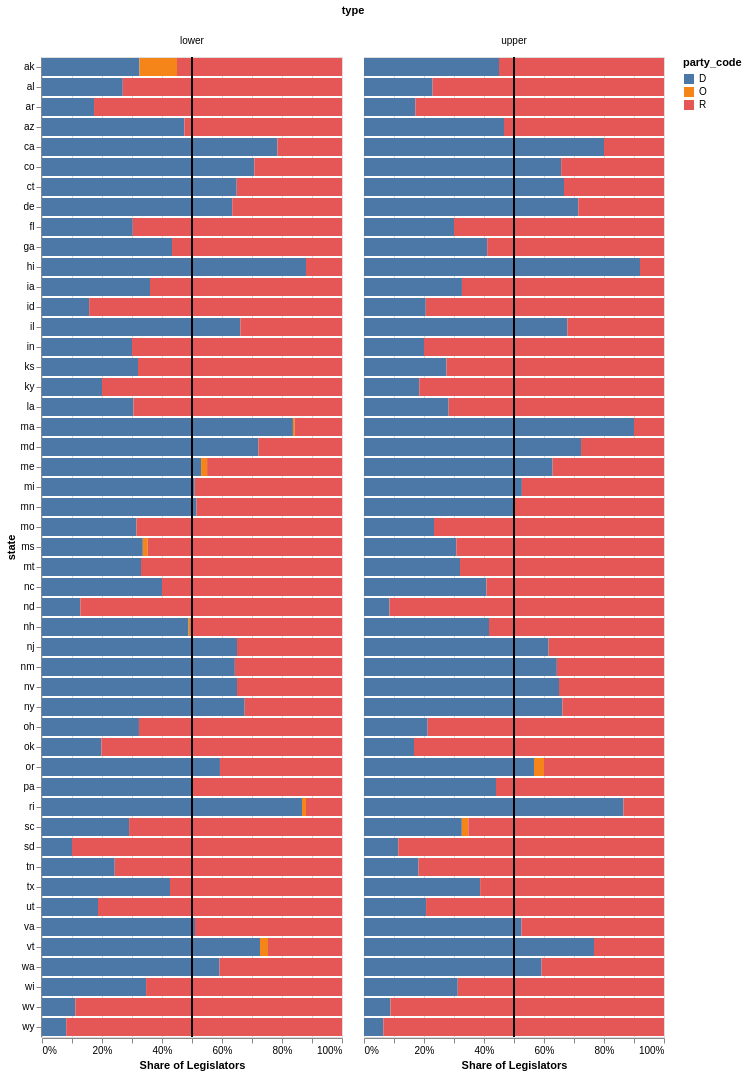

The notebook cell this image was saved under:
### Markdown cell above
### 2.2 - Faceted Plot

Add a function `party_control_by_chamber` that contains the following elements:

- One bar per state, **along the Y axis**.
- Each bar should consist of a stack: a blue portion, a green portion, and a red portion, corresponding to the D, O, and R `party_code` respectively.
- A vertical line at the 50% mark, indicating (likely) party control.
- Finally, facet the chart on `type` so that you get a set of bars for the lower and upper chambers.

See `imgs/ex2.2.png` for an example.

### Code cell
def party_control_by_chamber(df):

    df = df[df["type"].isin(["upper", "lower"])]

    df = (
        df.groupby(["state", "type", "party_code"])
        .size()
        .reset_index(name="count")
    )

    chart = alt.Chart(df).mark_bar().encode(
        x=alt.X(
            "sum(count):Q",
            stack="normalize",
            axis=alt.Axis(format="%", title="Share of Legislators")
        ),
        y="state:N",
        color="party_code:N"
    )

    threshold_line = (
        alt.Chart()
        .mark_rule(color="black")
        .encode(x=alt.datum(0.5))
    )

    combined = alt.layer(chart, threshold_line, data=df)

    return combined.facet(
        column=alt.Column("type:N", sort=["lower", "upper"])
    )

party_control_by_chamber(clean_party_df())

### Figure 1 — Vega-Lite specification as saved in the notebook (floating-point values rounded to 4 significant figures; data arrays with more than 128 entries replaced by an {"elided": "..."} marker saying what was removed)
{"config": {"view": {"continuousWidth": 300, "continuousHeight": 300}}, "data": {"name": "data-90aebc3b023328ba7a7e0f8bf5cb19e8"}, "facet": {"column": {"field": "type", "sort": ["lower", "upper"], "type": "nominal"}}, "spec": {"layer": [{"mark": {"type": "bar"}, "encoding": {"color": {"field": "party_code", "type": "nominal"}, "x": {"aggregate": "sum", "axis": {"format": "%", "title": "Share of Legislators"}, "field": "count", "stack": "normalize", "type": "quantitative"}, "y": {"field": "state", "type": "nominal"}}}, {"mark": {"type": "rule", "color": "black"}, "encoding": {"x": {"datum": 0.5}}}]}, "$schema": "https://vega.github.io/schema/vega-lite/v6.4.1.json", "datasets": {"data-90aebc3b023328ba7a7e0f8bf5cb19e8": {"elided": "205 records"}}}
